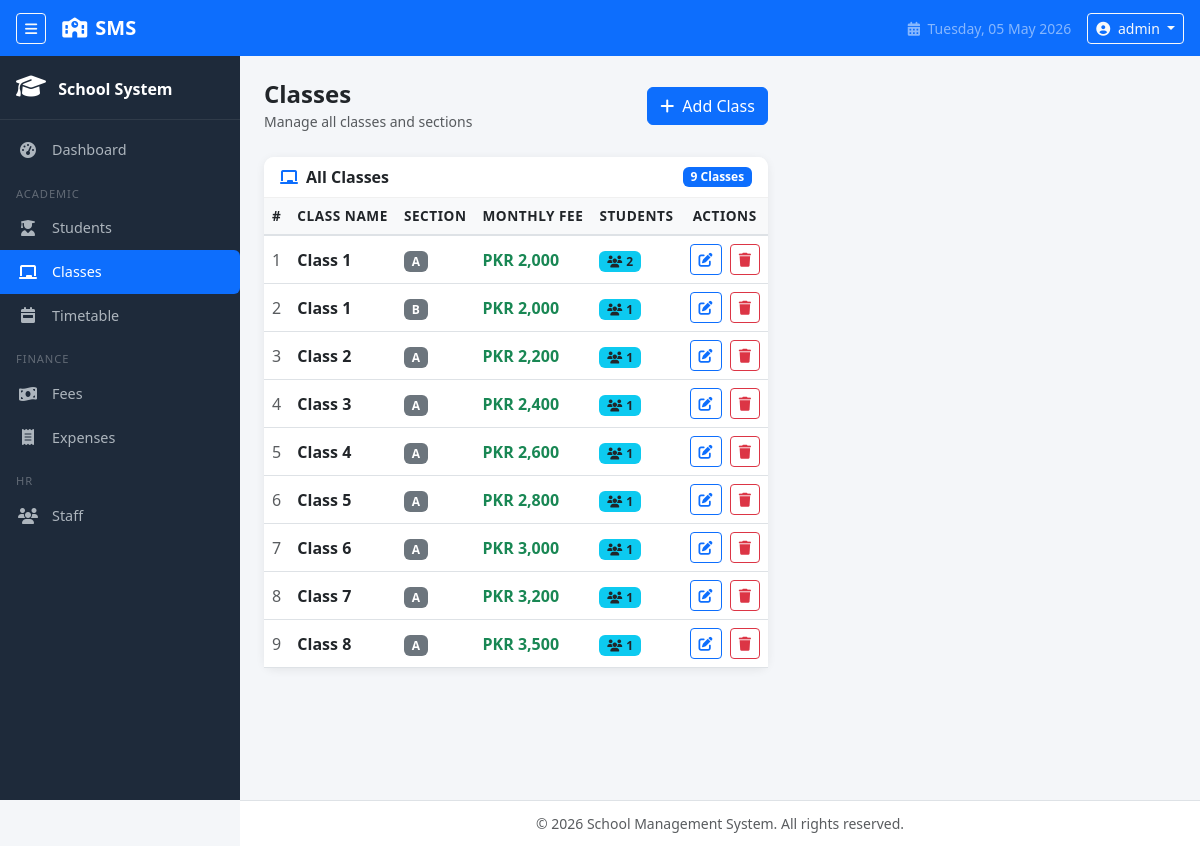
The page /modules/classes/index.php (signed in) on the database its author committed.
### tables this page shows
CREATE TABLE IF NOT EXISTS classes (
    id          INT(11)         NOT NULL AUTO_INCREMENT,
    name        VARCHAR(100)    NOT NULL,            
    section     VARCHAR(10)     DEFAULT NULL,        
    fee         DECIMAL(10,2)   NOT NULL DEFAULT 0.00,
    created_at  TIMESTAMP       NOT NULL DEFAULT CURRENT_TIMESTAMP,
    PRIMARY KEY (id)
);

### modules/classes/index.php (the view, shortened to what this page needs)
<?php
require_once '../../includes/header.php';
require_once '../../includes/sidebar.php';
require_once '../../config/db.php';
$classes = mysqli_query($conn, "
    SELECT
        c.id,
        c.name,
        c.section,
        c.fee,
        COUNT(s.id) AS total_students
    FROM classes c
    LEFT JOIN students s ON s.class_id = c.id
    GROUP BY c.id
    ORDER BY c.name ASC, c.section ASC
");
?>
<div class="d-flex align-items-center justify-content-between mb-4">
    <div>
        <h4 class="fw-bold mb-0">Classes</h4>
        <small class="text-muted">Manage all classes and sections</small>
    </div>
    <a href="add.php" class="btn btn-primary">
        <i class="fas fa-plus me-2"></i>Add Class
    </a>
</div>
<div class="card">
    <div class="card-header d-flex align-items-center justify-content-between">
        <span><i class="fas fa-chalkboard me-2 text-primary"></i>All Classes</span>
        <span class="badge bg-primary"><?= mysqli_num_rows($classes) ?> Classes</span>
    </div>
    <div class="card-body p-0">
        <?php if (mysqli_num_rows($classes) === 0): ?>
            <div class="text-center text-muted py-5">
                <i class="fas fa-chalkboard fa-3x mb-3 d-block opacity-25"></i>
                No classes found. <a href="add.php">Add your first class</a>.
            </div>
        <?php else: ?>
        <div class="table-responsive">
            <table class="table table-hover align-middle mb-0">
                <thead>
                    <tr>
                        <th>#</th>
                        <th>Class Name</th>
                        <th>Section</th>
                        <th>Monthly Fee</th>
                        <th>Students</th>
                        <th class="text-center">Actions</th>
                    </tr>
                </thead>
                <tbody>
                    <?php $i = 1; while ($row = mysqli_fetch_assoc($classes)): ?>
                    <tr>
                        <td class="text-muted"><?= $i++ ?></td>
                        <td class="fw-semibold"><?= htmlspecialchars($row['name']) ?></td>
                        <td>
                            <?= $row['section']
                                ? '<span class="badge bg-secondary">' . htmlspecialchars($row['section']) . '</span>'
                                : '<span class="text-muted">—</span>' ?>
                        </td>
                        <td class="text-success fw-semibold">
                            PKR <?= number_format($row['fee'], 0) ?>
                        </td>
                        <td>
                            <span class="badge bg-info text-dark">
                                <i class="fas fa-users me-1"></i><?= $row['total_students'] ?>
                            </span>
                        </td>
                        <td class="text-center">
                            <a href="edit.php?id=<?= $row['id'] ?>"
                               class="btn btn-sm btn-outline-primary me-1"
                               title="Edit">
                                <i class="fas fa-edit"></i>
                            </a>
                            <button
                                class="btn btn-sm btn-outline-danger"
                                title="Delete"
                                onclick="confirmDelete(<?= $row['id'] ?>, '<?= htmlspecialchars($row['name']) ?><?= $row['section'] ? ' - ' . htmlspecialchars($row['section']) : '' ?>', <?= $row['total_students'] ?>)"
                            >
                                <i class="fas fa-trash"></i>
                            </button>
                        </td>
                    </tr>
                    <?php endwhile; ?>
                </tbody>
            </table>
        </div>
        <?php endif; ?>
    </div>
</div>
<?php require_once '../../includes/footer.php'; ?>

### assets/css/style.css (style rules this page uses)
:root { --sidebar-width: 240px; --sidebar-collapsed: 68px; --navbar-height: 56px; --sidebar-bg: #1e2a3a; --sidebar-hover: #2c3e50; --sidebar-active: #0d6efd; --sidebar-text: #adb5bd; --sidebar-text-active: #ffffff; }
body { background-color: #f4f6f9; padding-top: var(--navbar-height); font-family: 'Segoe UI', sans-serif; }
.card { border: none; border-radius: 10px; box-shadow: 0 2px 10px rgba(0,0,0,0.07); }
.card-header { background-color: #fff; border-bottom: 1px solid #f0f0f0; font-weight: 600; border-radius: 10px 10px 0 0 !important; }
.table thead th { background-color: #f8f9fa; font-weight: 600; font-size: 0.85rem; text-transform: uppercase; letter-spacing: 0.04em; border-bottom: 2px solid #dee2e6; }

### rows shown on the page
classes: name "Class 1", section "A", fee "2,000", total_students "2"
classes: name "Class 1", section "B", fee "2,000", total_students "1"
classes: name "Class 2", section "A", fee "2,200", total_students "1"
classes: name "Class 3", section "A", fee "2,400", total_students "1"
classes: name "Class 4", section "A", fee "2,600", total_students "1"
classes: name "Class 5", section "A", fee "2,800", total_students "1"
classes: name "Class 6", section "A", fee "3,000", total_students "1"
classes: name "Class 7", section "A", fee "3,200", total_students "1"
classes: name "Class 8", section "A", fee "3,500", total_students "1"

### other values the page prints
$_SESSION['admin_username'] "admin"
mysqli_num_rows($classes) "9"
